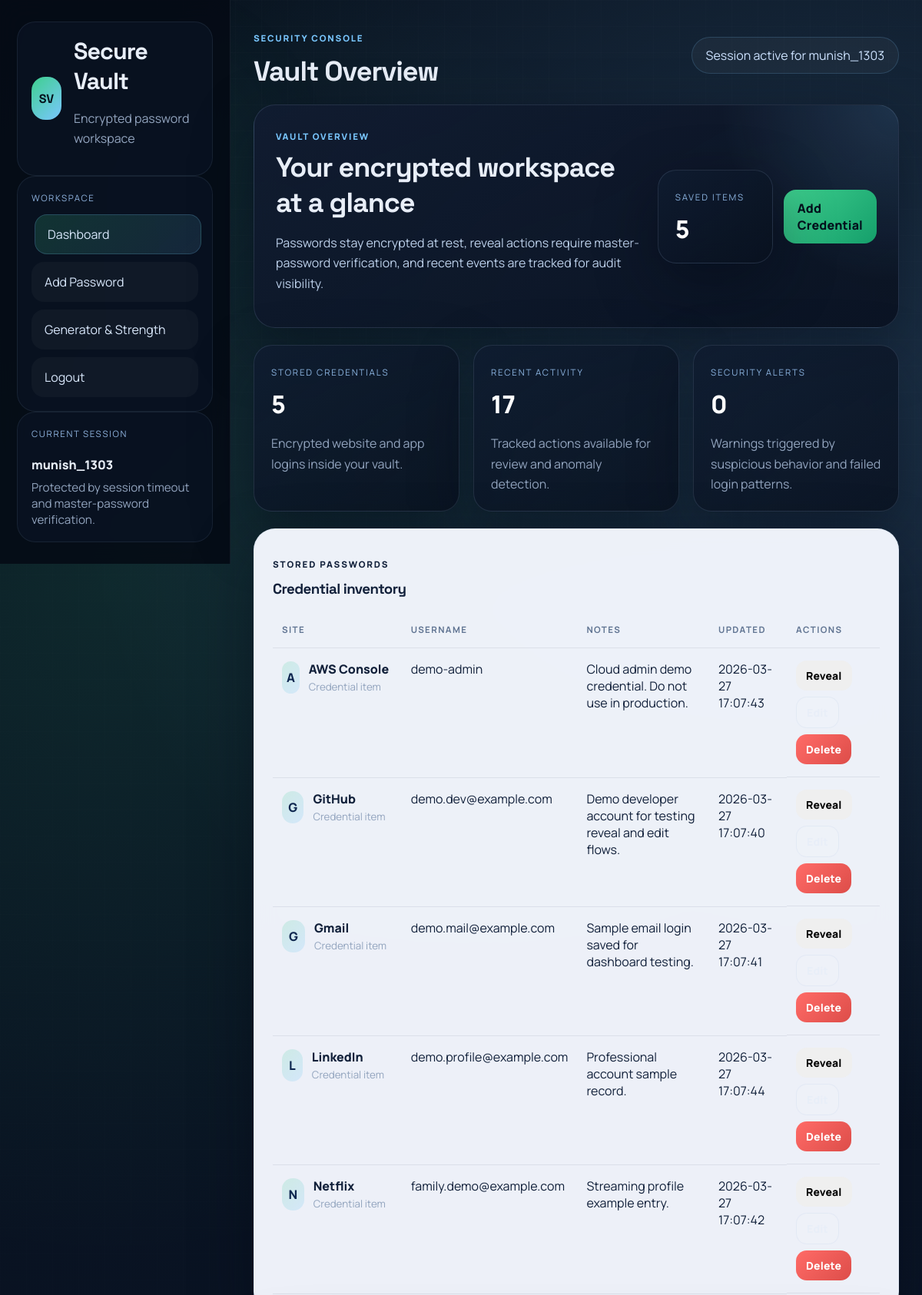
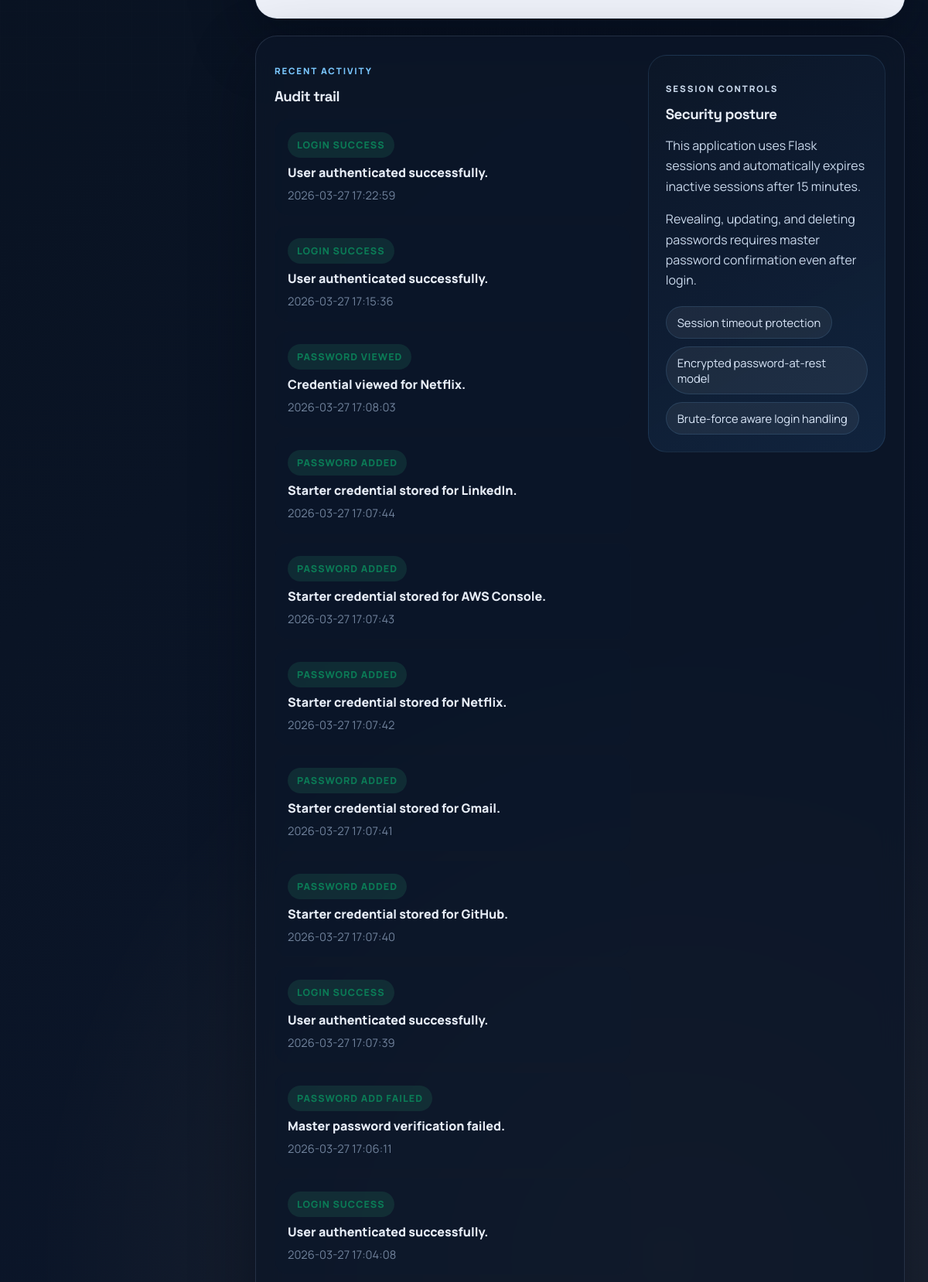
The app's page /dashboard (signed in, upper part) with its own data (2 pictures, top to bottom).
### tables this page shows
CREATE TABLE users (
                    id INTEGER PRIMARY KEY AUTOINCREMENT,
                    username TEXT NOT NULL UNIQUE,
                    password_hash BLOB NOT NULL,
                    encryption_salt BLOB NOT NULL,
                    failed_attempts INTEGER NOT NULL DEFAULT 0,
                    lockout_until TEXT,
                    created_at TEXT NOT NULL
                );

CREATE TABLE passwords (
                    id INTEGER PRIMARY KEY AUTOINCREMENT,
                    user_id INTEGER NOT NULL,
                    site TEXT NOT NULL,
                    username TEXT NOT NULL,
                    encrypted_password BLOB NOT NULL,
                    notes TEXT,
                    created_at TEXT NOT NULL,
                    updated_at TEXT NOT NULL,
                    FOREIGN KEY(user_id) REFERENCES users(id) ON DELETE CASCADE
                );

CREATE TABLE logs (
                    id INTEGER PRIMARY KEY AUTOINCREMENT,
                    user_id INTEGER,
                    action TEXT NOT NULL,
                    details TEXT,
                    timestamp TEXT NOT NULL,
                    FOREIGN KEY(user_id) REFERENCES users(id) ON DELETE SET NULL
                );

### backend/app.py (the view)
        @app.route("/dashboard")
        @login_required
        def dashboard():
            user_id = session["user_id"]
            return render_template(
                "dashboard.html",
                entries=self.db.get_passwords_for_user(user_id),
                logs=self.db.recent_logs(user_id),
                alerts=self.db.suspicious_events(user_id),
                active_page="dashboard",
            )

### backend/app.py (called while the page is built)
    def _touch_session(self) -> None:
        session.permanent = True
        session["last_seen"] = str(os.times())

### backend/models.py (called while the page is built, shortened)
def _utcnow() -> datetime:
    return datetime.now(timezone.utc)

    @contextmanager
    def connect(self):
        connection = sqlite3.connect(self.db_path)
        connection.row_factory = sqlite3.Row
        try:
            yield connection
            connection.commit()
        finally:
            connection.close()

    def get_user_by_id(self, user_id: int) -> Optional[sqlite3.Row]:
        with self.connect() as conn:
            return conn.execute("SELECT * FROM users WHERE id = ?", (user_id,)).fetchone()

    def get_passwords_for_user(self, user_id: int) -> List[sqlite3.Row]:
        with self.connect() as conn:
            return conn.execute(
                """
                SELECT id, site, username, notes, created_at, updated_at
                FROM passwords
                WHERE user_id = ?
                ORDER BY LOWER(site), LOWER(username)
                """,
                (user_id,),
            ).fetchall()

    def recent_logs(self, user_id: int, limit: int = 25) -> List[sqlite3.Row]:
        with self.connect() as conn:
            return conn.execute(
                """
                SELECT id, action, details, timestamp
                FROM logs
                WHERE user_id = ?
                ORDER BY timestamp DESC
                LIMIT ?
                """,
                (user_id, limit),
            ).fetchall()

    def recent_failed_login_count(self, user_id: int, minutes: int = 15) -> int:
        threshold = (_utcnow() - timedelta(minutes=minutes)).isoformat()
        with self.connect() as conn:
            row = conn.execute(
                """
                SELECT COUNT(*) AS total
                FROM logs
                WHERE user_id = ? AND action = 'LOGIN_FAILED' AND timestamp >= ?
                """,
                (user_id, threshold),
            ).fetchone()
        return int(row["total"]) if row else 0

    def suspicious_events(self, user_id: int) -> List[Dict[str, str]]:
        user = self.get_user_by_id(user_id)
        alerts: List[Dict[str, str]] = []
        if not user:
            return alerts
        failed_recently = self.recent_failed_login_count(user_id)
        recent_logs = self.recent_logs(user_id, limit=10)
        sensitive_views = sum(1 for log in recent_logs if log["action"] == "PASSWORD_VIEWED")
        return alerts

### frontend/templates/dashboard.html (shortened to what this page needs)
{% extends "base.html" %}
{% block page_heading %}Vault Overview{% endblock %}
{% block content %}
<section class="hero-banner">
    <div class="hero-banner-copy">
        <span class="eyebrow">Vault Overview</span>
        <h3>Your encrypted workspace at a glance</h3>
        <p>Passwords stay encrypted at rest, reveal actions require master-password verification, and recent events are tracked for audit visibility.</p>
    </div>
    <div class="hero-banner-actions">
        <div class="stat-card compact-stat">
            <span class="stat-label">Saved items</span>
            <strong>{{ entries|length }}</strong>
        </div>
        <a href="{{ url_for('add_password') }}" class="button primary">Add Credential</a>
    </div>
</section>
<section class="stats-grid">
    <article class="stat-card">
        <span class="stat-label">Stored Credentials</span>
        <strong>{{ entries|length }}</strong>
        <p>Encrypted website and app logins inside your vault.</p>
    </article>
    <article class="stat-card">
        <span class="stat-label">Recent Activity</span>
        <strong>{{ logs|length }}</strong>
        <p>Tracked actions available for review and anomaly detection.</p>
    </article>
    <article class="stat-card">
        <span class="stat-label">Security Alerts</span>
        <strong>{{ alerts|length }}</strong>
        <p>Warnings triggered by suspicious behavior and failed login patterns.</p>
    </article>
</section>
<section class="panel panel-strong">
    <div class="panel-head">
        <div>
            <p class="eyebrow">Stored Passwords</p>
            <h3>Credential inventory</h3>
        </div>
    </div>
    {% if entries %}
    <div class="table-wrap polished-table-wrap">
        <table class="vault-table">
            <thead>
                <tr>
                    <th>Site</th>
                    <th>Username</th>
                    <th>Notes</th>
                    <th>Updated</th>
                    <th>Actions</th>
                </tr>
            </thead>
            <tbody>
                {% for entry in entries %}
                <tr>
                    <td>
                        <div class="entry-site">
                            <span class="entry-badge">{{ entry.site[:1]|upper }}</span>
                            <div>
                                <strong>{{ entry.site }}</strong>
                                <small>Credential item</small>
                            </div>
                        </div>
                    </td>
                    <td>{{ entry.username }}</td>
                    <td>{{ entry.notes or 'No notes' }}</td>
                    <td>{{ entry.updated_at|datetime }}</td>
                    <td class="actions">
                        <button class="button small reveal-btn" data-entry-id="{{ entry.id }}" data-site="{{ entry.site }}">Reveal</button>
                        <a href="{{ url_for('edit_password', entry_id=entry.id) }}" class="button small secondary">Edit</a>
                        <button class="button small danger delete-btn" data-entry-id="{{ entry.id }}" data-site="{{ entry.site }}">Delete</button>
                    </td>
                </tr>
                {% endfor %}
            </tbody>
        </table>
    </div>
    {% endif %}
</section>
<section class="panel split-panel split-panel-uneven">
    <div>
        <div class="panel-head">
            <div>
                <p class="eyebrow">Recent Activity</p>
                <h3>Audit trail</h3>
            </div>
        </div>
        <ul class="log-list refined-log-list">
            {% for log in logs %}
            <li>
                <span class="log-pill">{{ log.action.replace('_', ' ') }}</span>
                <strong>{{ log.details or 'No details provided.' }}</strong>
                <time>{{ log.timestamp|datetime }}</time>
            </li>
            {% endfor %}
        </ul>
    </div>
    <div class="info-card premium-info-card">
        <p class="eyebrow">Session Controls</p>
        <h3>Security posture</h3>
        <p>This application uses Flask sessions and automatically expires inactive sessions after 15 minutes.</p>
        <p>Revealing, updating, and deleting passwords requires master password confirmation even after login.</p>
        <div class="mini-points">
            <span>Session timeout protection</span>
            <span>Encrypted password-at-rest model</span>
            <span>Brute-force aware login handling</span>
        </div>
    </div>
</section>
{% endblock %}

### frontend/templates/base.html (shortened to what this page needs)
<!DOCTYPE html>
<html lang="en">
<head>
    <link rel="stylesheet" href="{{ url_for('static', filename='styles.css') }}">
</head>
<body>
    <div class="page-shell">
        {% if session.get('user_id') %}
        <aside class="sidebar">
            <div class="sidebar-top">
                <div class="brand-mark">SV</div>
                <div>
                    <h1>Secure Vault</h1>
                    <p class="muted">Encrypted password workspace</p>
                </div>
            </div>
            <div class="sidebar-panel">
                <p class="sidebar-label">Workspace</p>
                <nav class="nav-links">
                    <a href="{{ url_for('dashboard') }}" class="{% if active_page == 'dashboard' %}active{% endif %}">Dashboard</a>
                    <a href="{{ url_for('add_password') }}" class="{% if active_page == 'add' %}active{% endif %}">Add Password</a>
                    <a href="{{ url_for('tools') }}" class="{% if active_page == 'tools' %}active{% endif %}">Generator & Strength</a>
                    <a href="{{ url_for('logout') }}">Logout</a>
                </nav>
            </div>
            <div class="sidebar-footer">
                <p class="sidebar-label">Current Session</p>
                <strong>{{ session.get('username') }}</strong>
                <span>Protected by session timeout and master-password verification.</span>
            </div>
        </aside>
        {% endif %}
        <main class="content {% if not session.get('user_id') %}auth-layout{% endif %}">
            {% if session.get('user_id') %}
            <header class="topbar">
                <div>
                    <p class="eyebrow">Security Console</p>
                    <h2>{% block page_heading %}Professional Password Control{% endblock %}</h2>
                </div>
                <div class="topbar-chip">Session active for {{ session.get('username') }}</div>
            </header>
            {% endif %}
            {% block content %}{% endblock %}
        </main>
    </div>
</body>
</html>

### records on screen
users: get "munish_1303"
passwords: site "A", site "AWS Console", username "demo-admin", notes "Cloud admin demo credential. Do not use in production.", updated_at "2026-03-27 17:07:43"
passwords: site "G", site "GitHub", username "demo.dev@example.com", notes "Demo developer account for testing reveal and edit flows.", updated_at "2026-03-27 17:07:40"
passwords: site "G", site "Gmail", username "demo.mail@example.com", notes "Sample email login saved for dashboard testing.", updated_at "2026-03-27 17:07:41"
passwords: site "L", site "LinkedIn", username "demo.profile@example.com", notes "Professional account sample record.", updated_at "2026-03-27 17:07:44"
passwords: site "N", site "Netflix", username "family.demo@example.com", notes "Streaming profile example entry.", updated_at "2026-03-27 17:07:42"
logs: action.replace "LOGIN SUCCESS", details "User authenticated successfully.", timestamp "2026-03-27 17:22:59"
logs: action.replace "LOGIN SUCCESS", details "User authenticated successfully.", timestamp "2026-03-27 17:15:36"
logs: action.replace "PASSWORD VIEWED", details "Credential viewed for Netflix.", timestamp "2026-03-27 17:08:03"
logs: action.replace "PASSWORD ADDED", details "Starter credential stored for LinkedIn.", timestamp "2026-03-27 17:07:44"
logs: action.replace "PASSWORD ADDED", details "Starter credential stored for AWS Console.", timestamp "2026-03-27 17:07:43"
logs: action.replace "PASSWORD ADDED", details "Starter credential stored for Netflix.", timestamp "2026-03-27 17:07:42"
logs: action.replace "PASSWORD ADDED", details "Starter credential stored for Gmail.", timestamp "2026-03-27 17:07:41"
logs: action.replace "PASSWORD ADDED", details "Starter credential stored for GitHub.", timestamp "2026-03-27 17:07:40"
logs: action.replace "LOGIN SUCCESS", details "User authenticated successfully.", timestamp "2026-03-27 17:07:39"
logs: action.replace "PASSWORD ADD FAILED", details "Master password verification failed.", timestamp "2026-03-27 17:06:11"
logs: action.replace "LOGIN SUCCESS", details "User authenticated successfully.", timestamp "2026-03-27 17:04:08"

### other values on screen
{{ entries|length }} "5"
{{ logs|length }} "17"
{{ alerts|length }} "0"
